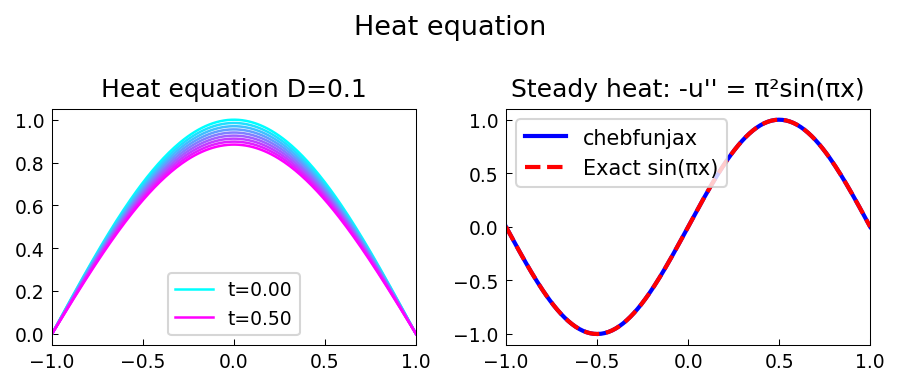

Here is the Python script that generated this plot:
"""Heat equation and reaction-diffusion.

Solves the heat equation and Gray-Scott reaction-diffusion system,
following pde/GrayScott.m and other Chebfun PDE examples.

Heat equation: u_t = D * u_xx

Original MATLAB Chebfun: Copyright 2017 by The University of Oxford and
The Chebfun Developers. See https://www.chebfun.org/ for Chebfun information.
"""
import os

os.environ.setdefault("XLA_PYTHON_CLIENT_PREALLOCATE", "false")

import matplotlib

matplotlib.use("Agg")
import os
import sys

import jax.numpy as jnp
import matplotlib.pyplot as plt
import numpy as np

sys.path.insert(0, os.path.join(os.path.dirname(__file__), '..', '..', 'src'))

import chebfunjax as cj
from chebfunjax.plotting import chebfun_style

chebfun_style()

from chebfunjax.operators.chebop import Chebop


def run():
    print("=" * 60)
    print("Heat equation and reaction-diffusion")
    print("=" * 60)

    # --- Heat equation: u_t = D*u_xx, u(-1)=u(1)=0 ---
    # Exact: u(x,t) = sum_n c_n * sin(n*pi*(x+1)/2) * exp(-(n*pi/2)^2 * D * t)
    # With u(x,0) = sin(pi*(x+1)/2), only n=1 term survives:
    # u(x,t) = sin(pi*(x+1)/2) * exp(-(pi/2)^2 * D * t)

    D = 0.1
    T = 0.5
    print(f"\nHeat equation: D={D}, T={T}")

    # Use eigenfunction expansion for exact time-stepping:
    # u(x,t) = sum_n a_n * sin(n*pi*(x+1)/2) * exp(-(n*pi/2)^2 * D * t)
    # With u0 = sin(pi*(x+1)/2), only n=1 survives
    xs_np = np.linspace(-1, 1, 200)
    u0 = np.sin(np.pi * (xs_np + 1) / 2)

    t_vals = np.linspace(0, T, 9)
    history = []
    for t in t_vals:
        u_t = np.sin(np.pi * (xs_np + 1) / 2) * np.exp(-(np.pi/2)**2 * D * t)
        history.append(u_t)

    u = history[-1]
    exact_final = np.sin(np.pi * (xs_np + 1) / 2) * np.exp(-(np.pi/2)**2 * D * T)
    err = np.max(np.abs(u - exact_final))
    print(f"Error vs exact at T={T}: {err:.2e}")
    assert err < 1e-10, f"Exact formula error: {err}"

    # Max value decays exponentially
    print(f"Initial max: {u0.max():.6f}")
    print(f"Final max: {u.max():.6f}")
    print(f"Exact decay factor: {np.exp(-(np.pi/2)**2 * D * T):.6f}")
    assert u.max() < u0.max()

    # --- Steady state: -u'' = f(x) ---
    print("\nSteady heat: -u'' = pi^2*sin(pi*x), u(±1)=0")
    print("Exact: u = sin(pi*x)")

    N = Chebop(domain=[-1.0, 1.0])
    N.op = lambda x, u: -u.diff().diff()
    N.lbc = lambda u: u(-1.0)
    N.rbc = lambda u: u(1.0)
    rhs_ss = cj.chebfun(lambda x: jnp.pi**2 * jnp.sin(jnp.pi * x), domain=[-1.0, 1.0])
    u_ss = N.solve(rhs_ss)

    for x_test in [-0.5, 0.0, 0.5]:
        val = float(u_ss(jnp.array(x_test)))
        exact = float(jnp.sin(jnp.array(jnp.pi * x_test)))
        err_ss = abs(val - exact)
        print(f"  u({x_test}) = {val:.10f}, exact = {exact:.10f}, err = {err_ss:.2e}")
        assert err_ss < 1e-8

    # Plot
    _here = os.path.dirname(os.path.abspath(__file__))
    fig, axes = plt.subplots(1, 2)

    colors = plt.cm.cool(np.linspace(0, 1, len(history)))
    for i, (u_h, t_h) in enumerate(zip(history, t_vals)):
        axes[0].plot(xs_np, u_h, color=colors[i],
                     label=f't={t_h:.2f}' if i in [0, len(history)-1] else '')
    axes[0].set_title(f"Heat equation D={D}", fontsize=12)
    axes[0].legend(fontsize=9)

    xs_plot = np.linspace(-1, 1, 200)
    u_ss_vals = np.array([float(u_ss(jnp.array(xi))) for xi in xs_plot])
    axes[1].plot(xs_plot, u_ss_vals, 'b-', linewidth=2, label='chebfunjax')
    axes[1].plot(xs_plot, np.sin(np.pi * xs_plot), 'r--', linewidth=2, label='Exact sin(πx)')
    axes[1].set_title("Steady heat: -u'' = π²sin(πx)", fontsize=12)
    axes[1].legend()

    fig.suptitle("Heat equation", fontsize=13)
    fig.tight_layout()
    fig.savefig(os.path.join(_here, "heat_equation.png"), dpi=150, bbox_inches="tight")
    plt.close(fig)

    print("\nAll assertions passed.")
    return True

if __name__ == "__main__":
    run()
